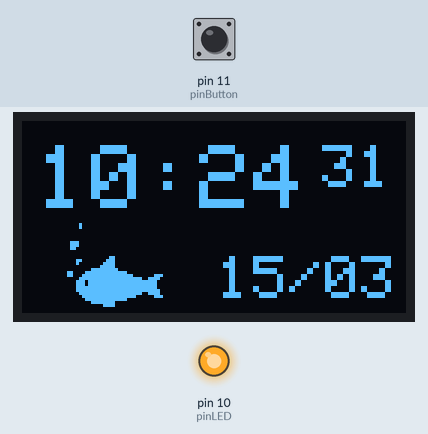
Simulated run of this sketch. Board: Arduino Nano, built with avr-gcc and run on an emulated ATmega328P. Parts: 128×64 one-colour display, output pins drawn as LEDs (lit = HIGH). Wiring (inferred from the names in the program): DS3231 clock at I2C address 0x68. The inputs (shaded band) are chosen by the test bench; at power-on: pin 11 (pinButton) HIGH. The local clock reads 2024-03-15 10:24:30 at power-on unless the sketch sets it.

Above: at 1.2 s.
1.3 s: pin 11 (pinButton) pulled LOW for 0.15 s
At 1.9 s:
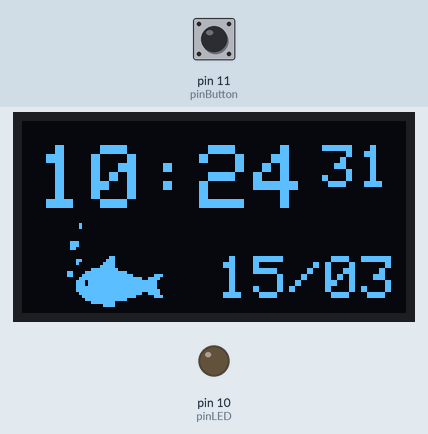
2.9 s: pin 11 (pinButton) pulled LOW for 1 s
At 4.4 s:
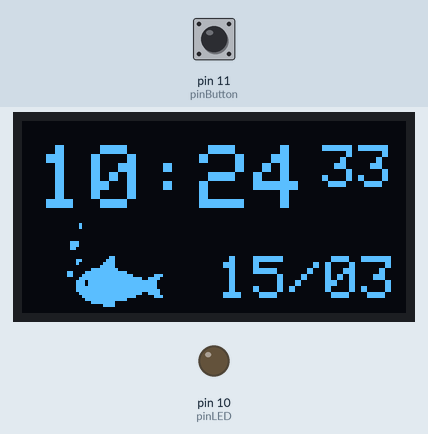
5.4 s: pin 11 (pinButton) pulled LOW for 0.15 s
At 6.3 s:
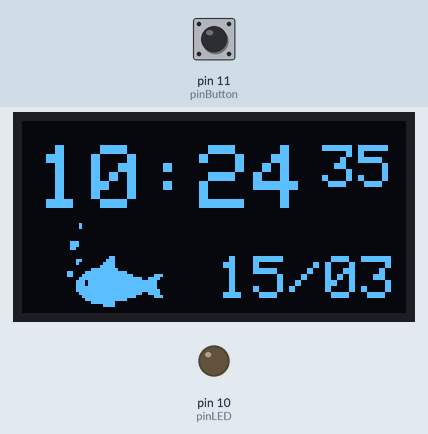
7.0 s: pin 11 (pinButton) pulled LOW for 1 s
At 7.5 s:
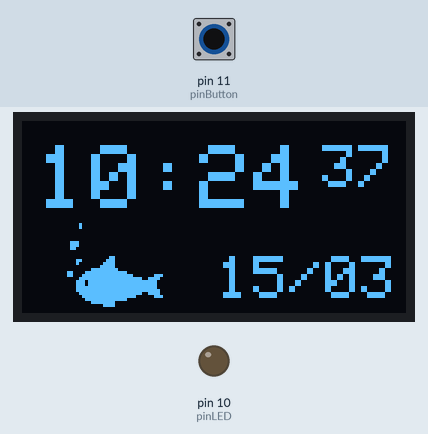
Timing chart, 0 to 10.0 s (numbered marks = the images above; inputs shaded):
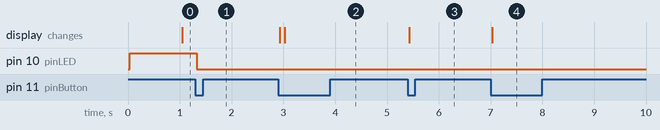

Measured:
- after the input at 1.3 s, pin 10 (pinLED): HIGH → LOW at once
- after the input at 2.9 s, the display: first changes at once (image 2 shows a later state)
- after the input at 5.4 s, the display: changes at once (image 3)
- after the input at 7.0 s, the display: changes at once (image 4)

The sketch:

Balik_besleme.ino
```cpp
#define DS3231_I2C_ADDRESS 0x68
#include <SPI.h>
#include <Wire.h>
#include <Adafruit_GFX.h>
#include <Adafruit_SSD1306.h>

#define SCREEN_WIDTH 128  // OLED display width, in pixels
#define SCREEN_HEIGHT 64  // OLED display height, in pixels

// Declaration for an SSD1306 display connected to I2C (SDA, SCL pins)
#define OLED_RESET 4  // Reset pin # (or -1 if sharing Arduino reset pin)
Adafruit_SSD1306 display(SCREEN_WIDTH, SCREEN_HEIGHT, &Wire, OLED_RESET);

// Convert decimal numbers to binary coded decimal
byte decToBcd(byte val) {
  return ((val / 10 * 16) + (val % 10));
}

// Convert binary coded decimal to decimal numbers
byte bcdToDec(byte val) {
  return ((val / 16 * 10) + (val % 16));
}

// Set the time
void setDS3231time(byte second, byte minute, byte hour, byte dayOfWeek, byte dayOfMonth, byte month, byte year) {
  // sets time and date data to DS3231
  Wire.beginTransmission(DS3231_I2C_ADDRESS);
  Wire.write(0);                     // set next input to start at the seconds register
  Wire.write(decToBcd(second));      // set seconds
  Wire.write(decToBcd(minute));      // set minutes
  Wire.write(decToBcd(hour));        // set hours
  Wire.write(decToBcd(dayOfWeek));   // set day of week (1=Sunday, 7=Saturday)
  Wire.write(decToBcd(dayOfMonth));  // set date (1 to 31)
  Wire.write(decToBcd(month));       // set month
  Wire.write(decToBcd(year));        // set year (0 to 99)
  Wire.endTransmission();
}

void readDS3231time(byte *second, byte *minute, byte *hour, byte *dayOfWeek, byte *dayOfMonth, byte *month, byte *year) {
  Wire.beginTransmission(DS3231_I2C_ADDRESS);
  Wire.write(0);  // set DS3231 register pointer to 00h
  Wire.endTransmission();

  // request seven bytes of data from DS3231 starting from register 00h
  Wire.requestFrom(DS3231_I2C_ADDRESS, 7);
  *second = bcdToDec(Wire.read() & 0x7f);
  *minute = bcdToDec(Wire.read());
  *hour = bcdToDec(Wire.read() & 0x3f);
  *dayOfWeek = bcdToDec(Wire.read());
  *dayOfMonth = bcdToDec(Wire.read());
  *month = bcdToDec(Wire.read());
  *year = bcdToDec(Wire.read());
}

const unsigned char fish_bubbles[] PROGMEM = {
  0x00, 0x00, 0x00, 0x00, 0x08, 0x00, 0x00, 0x00, 0x08, 0x00, 0x00, 0x00, 0x00, 0x00, 0x00, 0x00,
  0x00, 0x00, 0x00, 0x00, 0x00, 0x00, 0x00, 0x00, 0x00, 0x00, 0x00, 0x00, 0x70, 0x00, 0x00, 0x00,
  0x70, 0x00, 0x00, 0x00, 0x60, 0x00, 0x00, 0x00, 0x00, 0x00, 0x00, 0x00, 0x00, 0x00, 0x00, 0x00,
  0x00, 0x03, 0x00, 0x00, 0x18, 0x07, 0x00, 0x00, 0x10, 0x0F, 0x00, 0x00, 0x00, 0x1F, 0x00, 0x00,
  0x00, 0xFF, 0x80, 0x00, 0xC3, 0xFF, 0xF0, 0x00, 0xC7, 0xFF, 0xFC, 0x07, 0x0F, 0xFF, 0xFF, 0x9E,
  0x1D, 0xFF, 0xFF, 0xFC, 0x1D, 0xFF, 0xFF, 0xFC, 0x1F, 0xFF, 0xFF, 0xFC, 0x1F, 0xFF, 0xFF, 0xFE,
  0x0F, 0xFF, 0xFF, 0x9E, 0x07, 0xFF, 0xFE, 0x07, 0x03, 0xFF, 0xF0, 0x00, 0x00, 0xFF, 0x00, 0x00,
  0x00, 0x0F, 0x00, 0x00, 0x00, 0x00, 0x00, 0x00, 0x00, 0x00, 0x00, 0x00, 0x00, 0x00, 0x00, 0x00
};

int pinLED = 10;
int pinButton = 11;
byte valLEDState = HIGH;

void setup() {
  pinMode(pinLED, OUTPUT);
  pinMode(pinButton, INPUT_PULLUP);

  display.begin(SSD1306_SWITCHCAPVCC, 0x3C);

  Wire.begin();
  Serial.begin(9600);
  // set the initial time here: ONLY DO THIS ONCE!
  // DS3231 seconds, minutes, hours, day, date, month, year
  // Note Sunday is 1, Monday is 2 etc
  //setDS3231time(0, 44, 23, 1, 31, 03, 19);
}

void loop() {
  resetValues();
  ledMorningOn();
  ledButtonOff();
}

void resetValues() {
  byte second, minute, hour, dayOfWeek, dayOfMonth, month, year;
  readDS3231time(&second, &minute, &hour, &dayOfWeek, &dayOfMonth, &month, &year);

  if ((hour == 7) && (minute == 40)) {
    valLEDState = HIGH;
  }
}

void ledMorningOn() {
  byte second, minute, hour, dayOfWeek, dayOfMonth, month, year;
  readDS3231time(&second, &minute, &hour, &dayOfWeek, &dayOfMonth, &month, &year);

  if ((hour > 7) && (valLEDState == HIGH)) {
    digitalWrite(pinLED, HIGH);

    display.clearDisplay();
    display.setTextSize(3);       // Normal 1:1 pixel scale
    display.setTextColor(WHITE);  // Draw white text
    display.cp437(true);          // Use full 256 char 'Code Page 437' font

    display.setCursor(15, 33);
    display.drawBitmap(15, 33, fish_bubbles, 32, 32, 1);

    display.setCursor(5, 8);

    if (hour < 10) {
      display.print("0");
    }
    display.print(hour);

    display.print(':');

    if (minute < 10) {
      display.print("0");
    }
    display.print(minute);

    display.setTextSize(2);
    display.setCursor(100, 8);

    if (second < 10) {
      display.print("0");
    }
    display.print(second);

    display.setCursor(65, 45);
    display.setTextSize(2);

    if (dayOfMonth < 10) {
      display.print("0");
    }
    display.print(dayOfMonth);

    display.print('/');

    if (month < 10) {
      display.print("0");
    }
    display.print(month);

    display.display();
  }
}

void ledButtonOff() {
  if (digitalRead(pinButton) == 0) {
    digitalWrite(pinLED, LOW);
    valLEDState = LOW;

    byte second, minute, hour, dayOfWeek, dayOfMonth, month, year;

    // retrieve data from DS3231
    readDS3231time(&second, &minute, &hour, &dayOfWeek, &dayOfMonth, &month,
                   &year);

    display.clearDisplay();
    display.setTextSize(3);       // Normal 1:1 pixel scale
    display.setTextColor(WHITE);  // Draw white text
    display.cp437(true);          // Use full 256 char 'Code Page 437' font

    display.setCursor(15, 33);
    display.drawBitmap(15, 33, fish_bubbles, 32, 32, 1);

    display.setCursor(5, 8);

    if (hour < 10) {
      display.print("0");
    }
    display.print(hour);

    display.print(':');

    if (minute < 10) {
      display.print("0");
    }
    display.print(minute);

    display.setTextSize(2);
    display.setCursor(100, 8);

    if (second < 10) {
      display.print("0");
    }
    display.print(second);

    display.setCursor(65, 45);
    display.setTextSize(2);

    if (dayOfMonth < 10) {
      display.print("0");
    }
    display.print(dayOfMonth);

    display.print('/');

    if (month < 10) {
      display.print("0");
    }
    display.print(month);

    display.display();
  }
}
```
